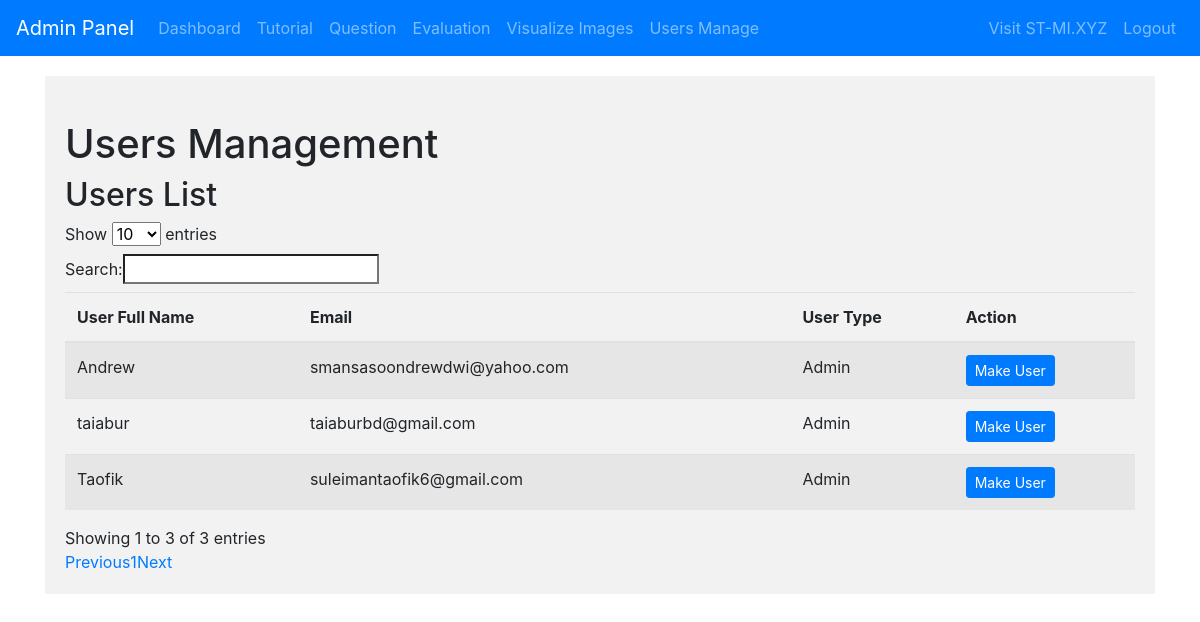
Page /admin_user_manage (signed in) on the earlier database version.
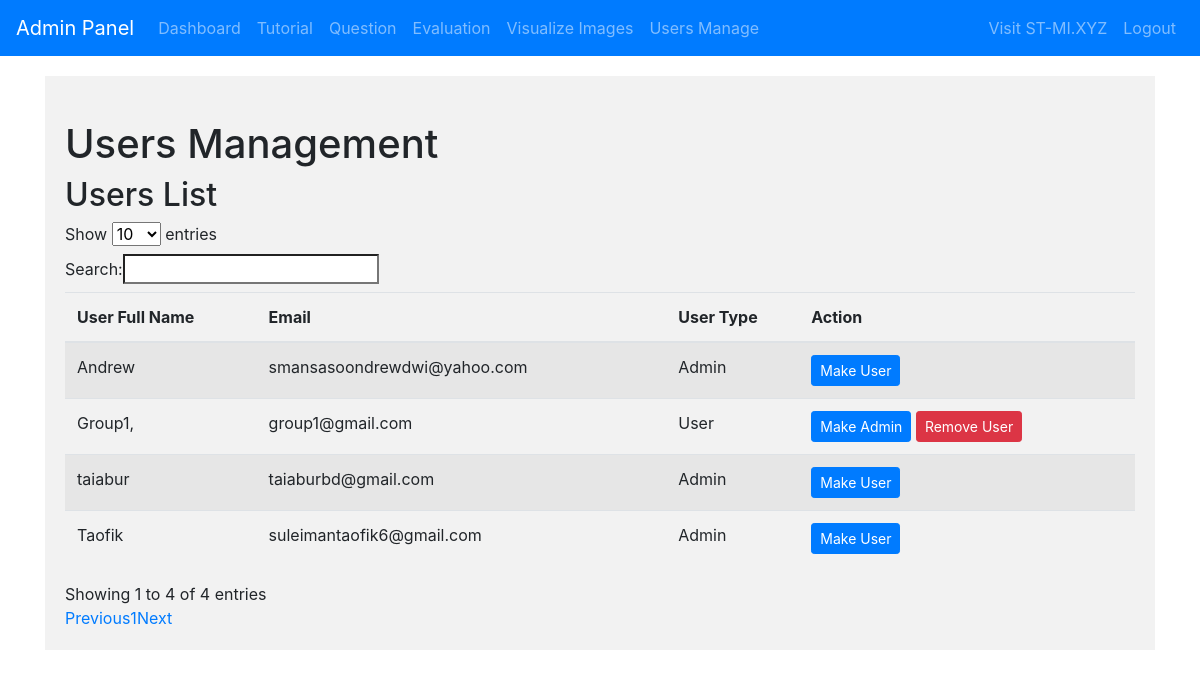
Same page on the later database version.
### tables this page shows
CREATE TABLE users (
    id INTEGER PRIMARY KEY,
    fullname TEXT NULL,
    username TEXT UNIQUE NOT NULL,
    password TEXT NOT NULL,
    isadmin INTEGER DEFAULT 0,
    created TIMESTAMP NOT NULL DEFAULT 
    CURRENT_TIMESTAMP
);

### admin.py (the view)
@app.route('/admin_user_manage')
def admin_user_manager():
    conn = get_db_connection()
    users = conn.execute('SELECT * FROM users').fetchall()
    conn.close()
    return render_template('admin_user_manage.html', data=users)

### admin.py (called while the page is built)
def is_admin():
    return session.get('user_type')

@app.before_request
def check_admin_access():
    if request.endpoint and request.endpoint.startswith('admin'):
        if not is_admin():
            return redirect(url_for('hello'))

def get_db_connection():
    conn = sqlite3.connect('database.db')
    conn.row_factory = sqlite3.Row
    return conn

### templates/admin_user_manage.html
{% extends 'admin_template.html' %}
{% block content %}
<div class="section">
<h1 class="mt-4">Users Management</h1>
                <h2>Users List</h2>
                <table id="pagination-table" class="table table-striped">
                    <thead>
                        <tr>
                            <th>User Full Name</th>
                            <th>Email</th>
                            <th>User Type</th>
                            <th>Action</th>
                        </tr>
                    </thead>
                    <tbody>
                        {% for user in data %}
                        <tr>
                            <td>{{ user.fullname }}</td>
                            <td>{{ user["username"] }}</td>
                            <td>
                                {% if user["isadmin"] == 1 %}
                                Admin
                                {% else %}
                                    User
                                {% endif %}
                            </td>
                            <td>
                                {% if user["isadmin"] == 1 %}
                                <a href="/admin_change_user_status/{{ user["id"]}}/0">
                                    <button class="btn btn-primary btn-sm">Make User</button>
                                </a>
                                {% else %}
                                <a href='/admin_change_user_status/{{ user["id"] }}/1'>
                                    <button class="btn btn-primary btn-sm">Make Admin</button>
                                </a>
                                <a href='/admin_user_delete/{{ user["id"] }}'>
                                    <button class="btn btn-danger btn-sm" onClick="confirm('Delete entry?')">Remove User</button>
                                </a>
                                {% endif %}
                               </td>
                        </tr>
                        {% endfor %}
                    </tbody>
                </table>
</div>
{% endblock %}

Differences in the rows shown:
added users: fullname "Group1,", username "group1@gmail.com", isadmin "User"
Other differences:
text written by a page script: "Show entries Search: Showing 1 to 3 of 3 entries Previous 1 Next" → "Show entries Search: Showing 1 to 4 of 4 entries Previous 1 Next"
